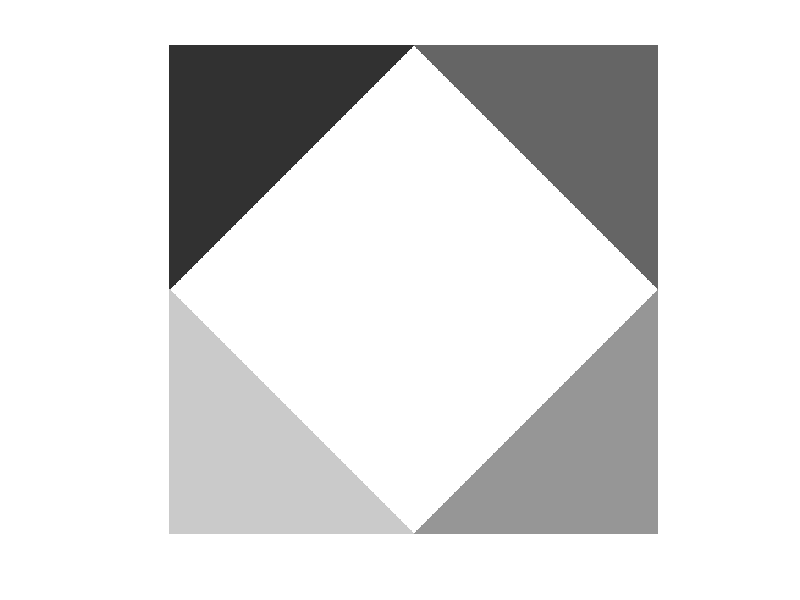

Write MATLAB code to recreate this figure.
%% 2021 경진대회 연습문제
%1번 흑백 타일 만들기
W = 200;
G = 150*ones(W,'uint8');
[X,Y] = meshgrid(1:W);

G(X+Y<=201) = 50;
G(X+Y>=202) = 255;
G_left_up = G

G(X+Y<=201) = 100;
G(X+Y>=202) = 255;
G_right_up = fliplr(G)


G(X+Y<=201) = 200;
G(X+Y>=202) = 255;
G_left_down = flipud(G)


G(X+Y<=201) = 150;
G(X+Y>=202) = 255;
G_right_down = flipud(fliplr(G))


G=[G_left_up G_right_up; G_left_down G_right_down]

imshow(G);

%% 2번 정사각형 네 개 그리기






